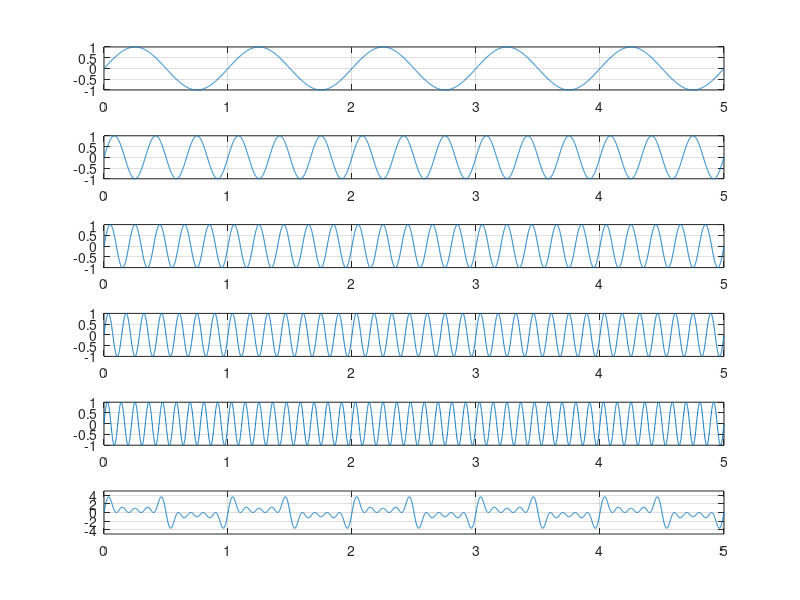

Source code (MATLAB):
f=1;
A=1;
T=1/f;
t=0:0.001:5*T;

composite=zeros(size(t));

for k=1:2:9
    x=A*sin(2*pi*k*f*t);
    composite=composite+x; 
    
    subplot(6,1,(k+1)/2);
    plot(t,x);
    axis([0,5*T,-A,A]);
    grid on;
end

subplot(6,1,6);
plot(t,composite);
axis([0,5*T,-5*A,5*A]);
grid on;